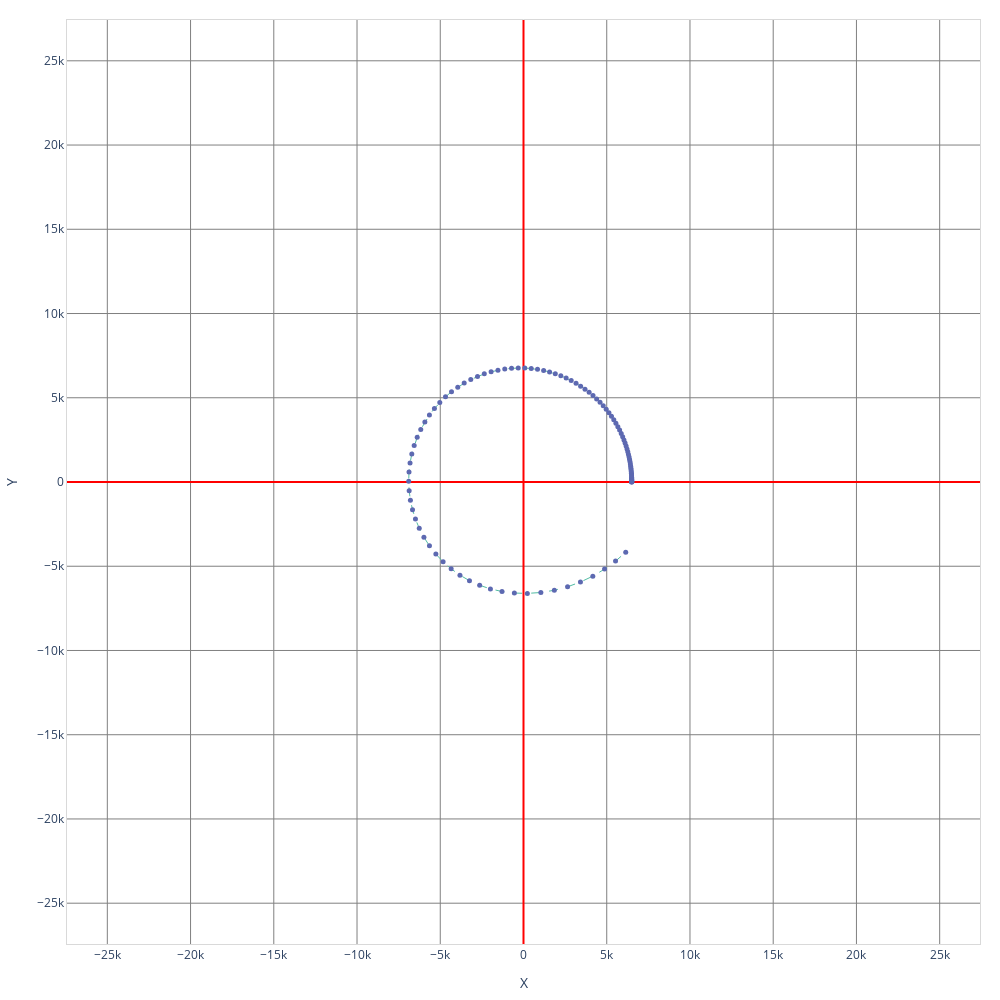

Notebook cell for this chart:
### Code cell
#визуализируем интерактивный класс
tj.plotly_graph()
